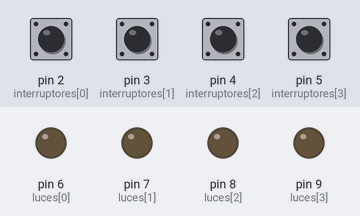
Recording of a sketch running on a simulated Arduino Uno, built with avr-gcc and run on an emulated ATmega328P. Shown: output pins drawn as LEDs (lit = HIGH). Inputs (shaded band) come from the test bench; at power-on: pin 2 (interruptores[0]), pin 3 (interruptores[1]), pin 4 (interruptores[2]), pin 5 (interruptores[3]) LOW.

Above: at 1.2 s.
1.3 s: pin 2 (interruptores[0]) pulled HIGH for 0.15 s
At 1.37 s:
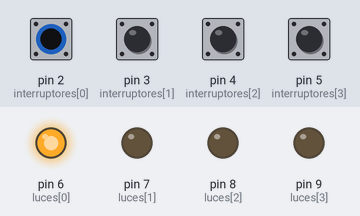
2.9 s: pin 3 (interruptores[1]) pulled HIGH for 0.15 s
At 2.97 s:
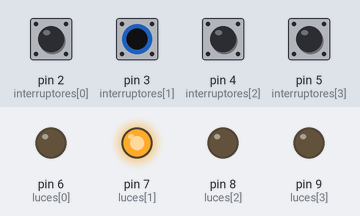
4.5 s: pin 4 (interruptores[2]) pulled HIGH for 0.15 s
At 4.57 s:
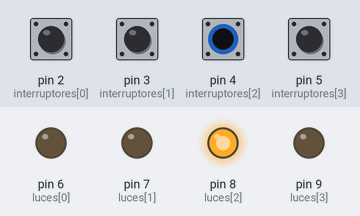
6.1 s: pin 5 (interruptores[3]) pulled HIGH for 0.15 s
At 6.17 s:
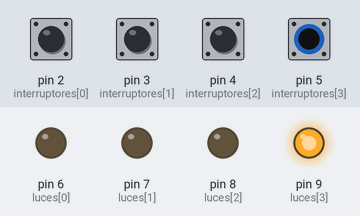
7.7 s: pin 2 (interruptores[0]) driven HIGH and pin 3 (interruptores[1]) driven HIGH
At 8.9 s:
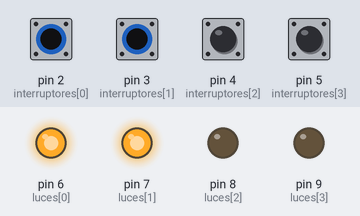
9.2 s: pin 4 (interruptores[2]) pulled HIGH for 1 s
At 10.0 s:
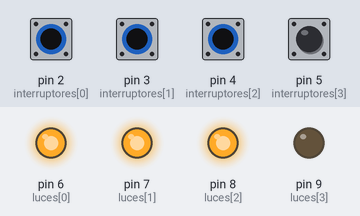
Timing chart, 0 to 12.2 s (numbered marks = the images above; inputs shaded):
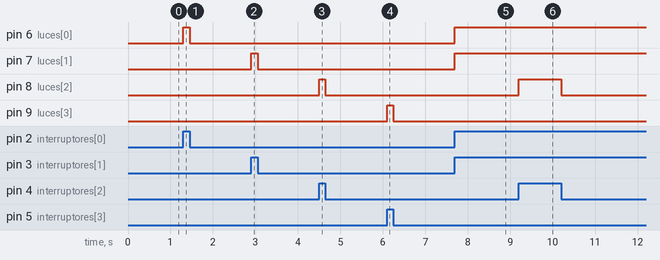

Measured:
- after the input at 1.3 s, pin 6 (luces[0]): LOW → HIGH at once, → LOW 0.15 s later
- after the input at 2.9 s, pin 7 (luces[1]): LOW → HIGH at once, → LOW 0.15 s later
- after the input at 4.5 s, pin 8 (luces[2]): LOW → HIGH at once, → LOW 0.15 s later
- after the input at 6.1 s, pin 9 (luces[3]): LOW → HIGH at once, → LOW 0.15 s later
- after the input at 7.7 s, pin 6 (luces[0]), pin 7 (luces[1]): LOW → HIGH at once
- after the input at 9.2 s, pin 8 (luces[2]): LOW → HIGH at once, → LOW 1.0 s later

The sketch:

1.ino
```cpp
/*
Agregar 4 interruptores en entradas de la placa Arduino que indiquen el estado de
encendido o apagado de luces de 4 ambientes de una casa y agregar 4 salidas para
controlar las lámparas de iluminación. Utilizando cadenas y punteros, guardar el estado
de las entradas en una cadena de 4 caracteres donde el carácter ‘1’ representa
encendido y el carácter ‘0’ representa apagado. Leer cada carácter a través de punteros
y activar las salidas.
*/

const int interruptores[] = {2, 3, 4, 5};
const int luces[] = {6, 7, 8, 9};
char estados[5];

void setup() {
  for (int i = 0; i < 4; i++) {
    pinMode(interruptores[i], INPUT);
    pinMode(luces[i], OUTPUT);
  }
}

void loop() {
  for (int i = 0; i < 4; i++) {
    estados[i] = digitalRead(interruptores[i]) ? '1' : '0';
  }
  estados[4] = '\0';

  char *p = estados;
  for (int i = 0; i < 4; i++) {
    digitalWrite(luces[i], *p == '1' ? HIGH : LOW);
    p++;
  }
}
```
